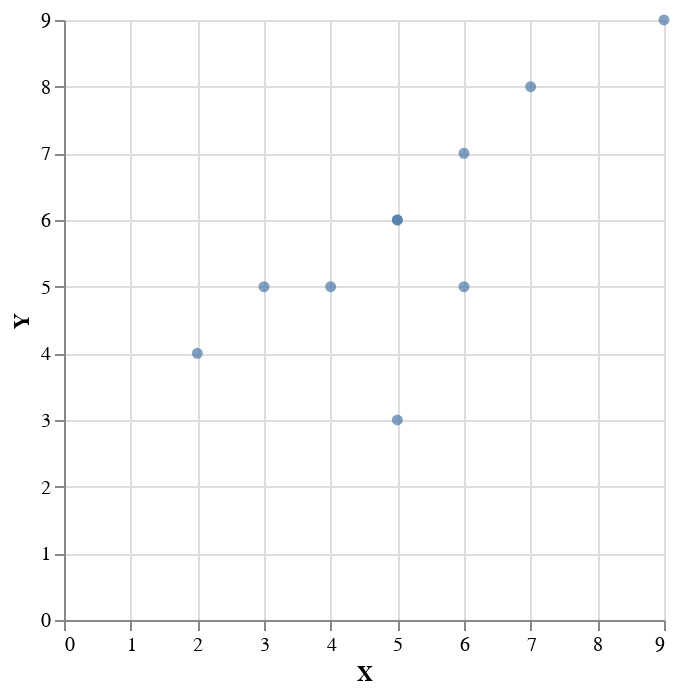

Here is the notebook cell this chart was saved with:
### Markdown cell above
## Scatter Plot

Draw a scatter plot

### Code cell
chart = alt.Chart(df).mark_circle().encode(
    x = 'X',     
    y = 'Y' 
)

chart

### Figure 1 — Vega-Lite specification as saved in the notebook (floating-point values rounded to 4 significant figures)
{"config": {"view": {"continuousWidth": 300, "continuousHeight": 300}}, "data": {"name": "data-1ed8e6b20aca50ab40d16a5308cdabf9"}, "mark": {"type": "circle"}, "encoding": {"x": {"field": "X", "type": "quantitative"}, "y": {"field": "Y", "type": "quantitative"}}, "$schema": "https://vega.github.io/schema/vega-lite/v5.15.1.json", "datasets": {"data-1ed8e6b20aca50ab40d16a5308cdabf9": [{"X": 2, "Y": 4}, {"X": 3, "Y": 5}, {"X": 5, "Y": 6}, {"X": 6, "Y": 7}, {"X": 7, "Y": 8}, {"X": 9, "Y": 9}, {"X": 4, "Y": 5}, {"X": 5, "Y": 6}, {"X": 5, "Y": 3}, {"X": 6, "Y": 5}]}}
